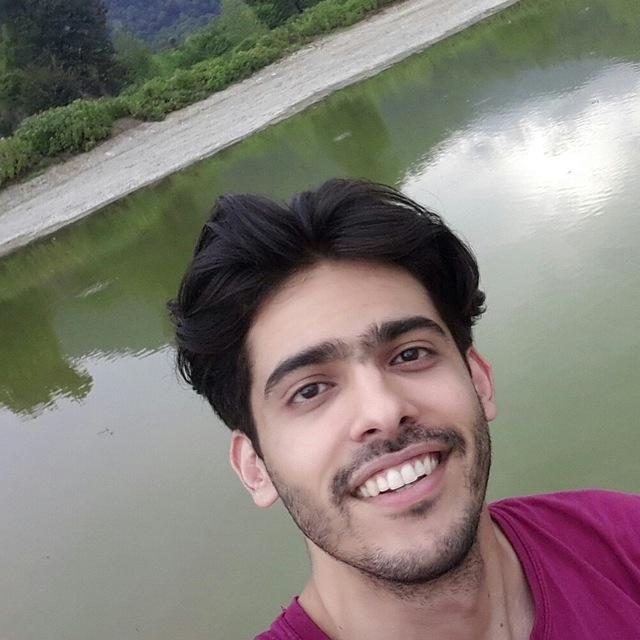
#> input picture _03_transformation/pooya.jpg, 640 x 640 px
$ python _02_translate.py
#> lines starting #> are read from the running program, lines starting #| are printed output that depends on the picture
import numpy as np
import cv2

img = cv2.imread('pooya.jpg')
#> img is the input picture: shape (640, 640, 3); mean B, G, R 118.4, 124.7, 131.6
h, w, _ = img.shape
#> h = 640; w = 640
# M =[ 1 0 tx]
#    [0 1 ty]

tx = 100
ty = 100
m = np.array([[1, 0, tx], [0, 1, ty]]).astype(np.float32)

img_translate = cv2.warpAffine(img, m, (w, h))
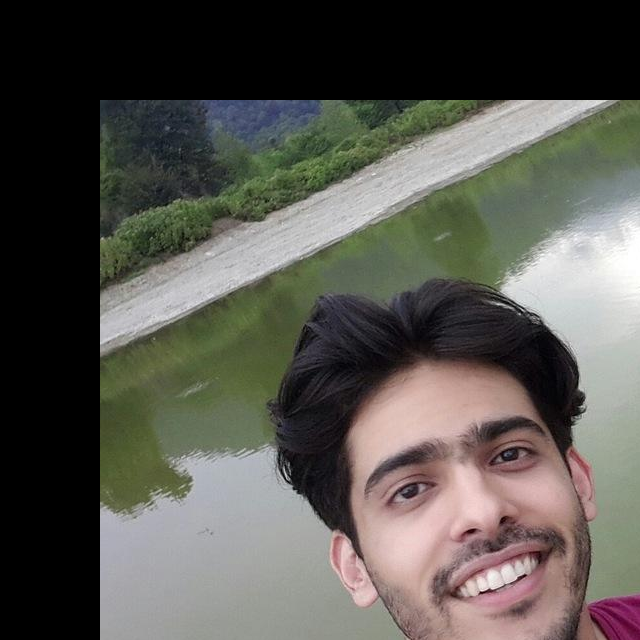
#> img_translate: shape (640, 640, 3); mean B, G, R 80, 86.4, 88.4

cv2.imshow('', img_translate)
cv2.waitKey(0)
